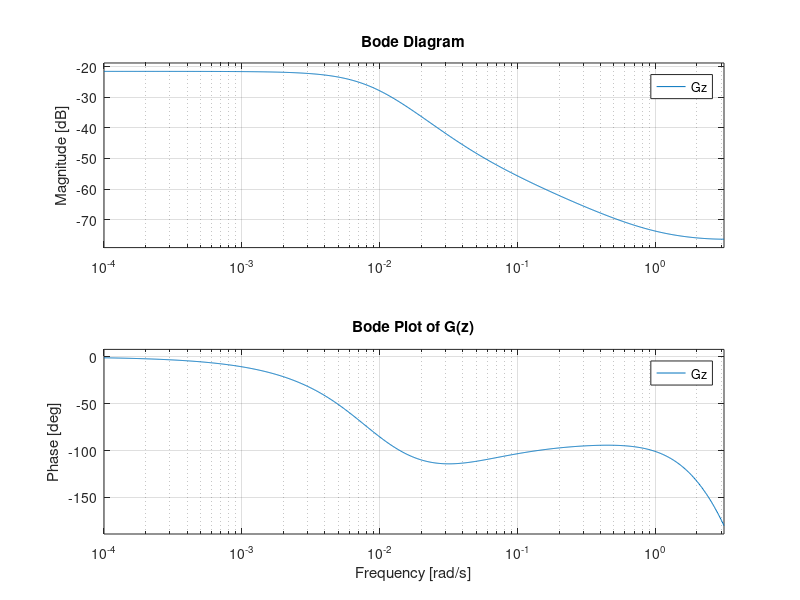
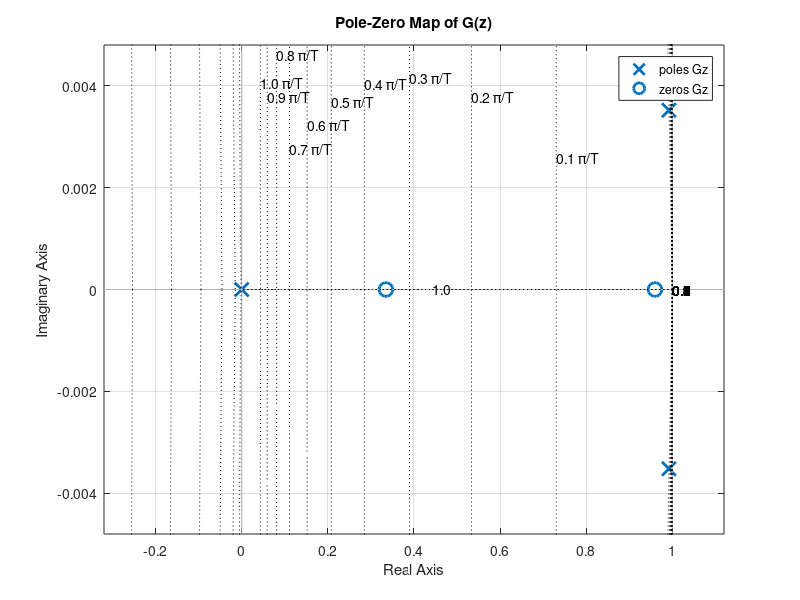
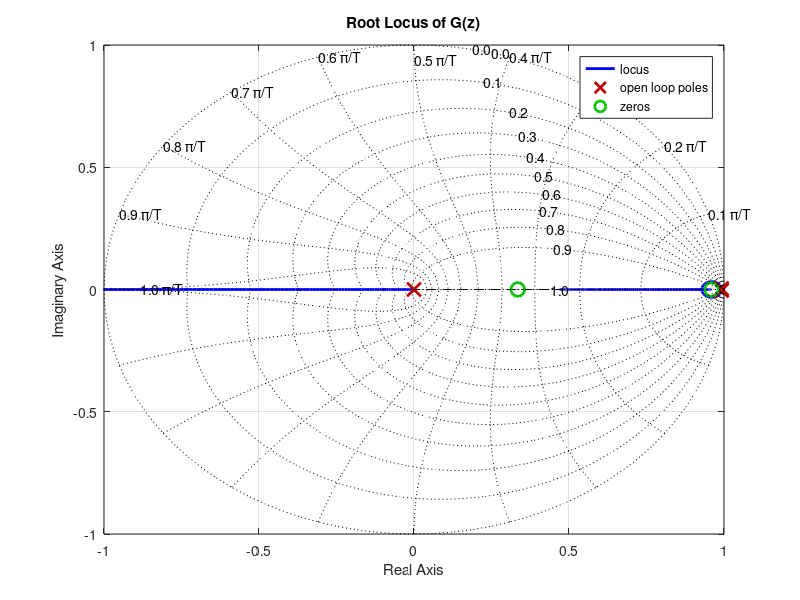

MATLAB code to generate these figures, in order:
% ================================
% Discrete-Time System's TF Analysis in Z-Domain
% Bode, Pole-Zero Map, and Root Locus
% ================================

clc;
clear;
close all;

% Define z-domain transfer function
Ts = 1;                       % Sampling time (1 second)
z = tf('z', Ts);              % Define 'z' as discrete-time variable

% Gz: Digital system transfer function
numerator = 0.000231*z^2 - 0.000299*z + 0.0000742;
denominator = z^3 - 1.9842*z^2 + 0.9842*z + 0.0000742;

Gz = numerator / denominator;

% Bode Plot (Frequency Response)
figure(1);
bode(Gz)
title('Bode Plot of G(z)');
grid on;

% Pole-Zero Map
figure(2);
pzmap(Gz)
title('Pole-Zero Map of G(z)');
zgrid();  % Show unit circle grid for z-domain
grid on;

% Root Locus
figure(3);
rlocus(Gz)
title('Root Locus of G(z)');
axis([-1 1 -1 1]);  % Focus on unit circle
zgrid();           % Add damping/frequency grid
